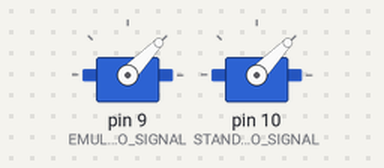
Bench run of a sketch on a simulated Arduino Uno, built with avr-gcc and run on an emulated ATmega328P. Parts: 2 × servo.

Above: at 0.05 s.
At 4.55 s:
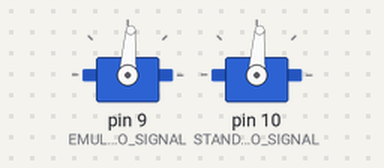
At 9.15 s:
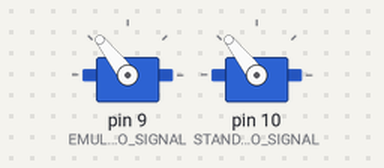
At 18.25 s:
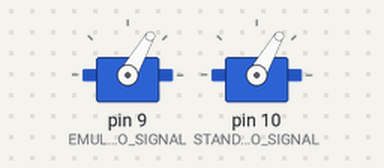
Timing chart, 0 to 26.0 s (numbered marks = the images above):
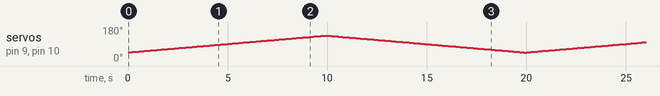

The sketch:

servo_comparison_uno.ino
```cpp
// Servo Comparison: two SG90s sweep together, so the emulated one (deadband,
// pot noise, backlash, unit spread) can be compared with the ideal one.
//
// Real version (Real level): an Arduino Uno wired to both servos (signals on
// D9 and D10, 5V and GND) on the Wiring page. It uses the Uno's own pin
// numbers; the rest is the Prototype copy's sketch.

#include <Servo.h>

// Servo signals, as wired on the Wiring page.
const int EMULATED_SERVO_SIGNAL = 9;
const int STANDARD_SERVO_SIGNAL = 10;

const unsigned long PERIOD_MS = 20000;   // one full sweep: -45 -> +45 -> -45 degrees
const int MIN_ANGLE = 45;                // Arduino angles: 90 is the centre, so 45..135
const int MAX_ANGLE = 135;               //   is -45..+45 degrees around it
const int STEP = 1;                      // degrees per step

Servo emulated;
Servo standard;

void writeBoth(int angle) {
  emulated.write(angle);
  standard.write(angle);
}

void setup() {
  // An SG90 takes 1000..2000 us for its full travel (the library's default
  // range, 544..2400 us, is wider than the part).
  emulated.attach(EMULATED_SERVO_SIGNAL, 1000, 2000);
  standard.attach(STANDARD_SERVO_SIGNAL, 1000, 2000);
  writeBoth(MIN_ANGLE);
}

void loop() {
  const int steps = (MAX_ANGLE - MIN_ANGLE) / STEP;     // per half period
  const unsigned long stepDelay = (PERIOD_MS / 2) / steps;

  for (int i = 1; i <= steps; i++) {      // up
    writeBoth(MIN_ANGLE + i * STEP);
    delay(stepDelay);
  }
  for (int i = 1; i <= steps; i++) {      // and back down
    writeBoth(MAX_ANGLE - i * STEP);
    delay(stepDelay);
  }
}
```
